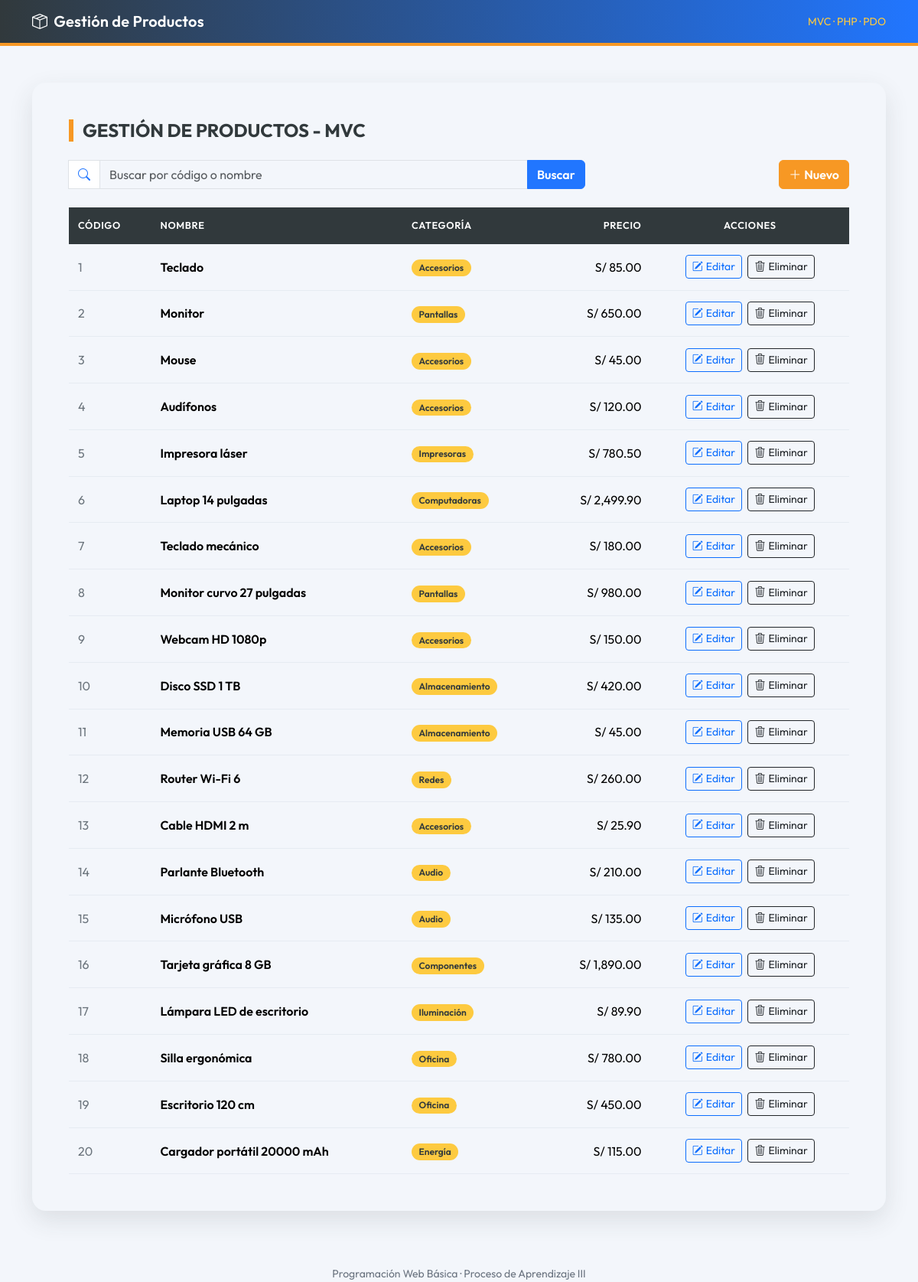
The page / on the database its author committed.
### tables this page shows
CREATE TABLE productos (
    id        INT AUTO_INCREMENT PRIMARY KEY,
    nombre    VARCHAR(100)  NOT NULL,
    categoria VARCHAR(80)   NOT NULL,
    precio    DECIMAL(10,2) NOT NULL
);

### controllers/ProductoController.php (called while the page is built, shortened)
<?php
class ProductoController
{
    private Producto $modelo;
    public function __construct()
    {
        $this->modelo = new Producto();
    }
    public function listar(): void
    {
        $this->renderizar('productos/listar', [
            'titulo'    => 'Listado de productos',
            'productos' => $this->modelo->listar(),
            'busqueda'  => '',
        ]);
    }
    private function renderizar(string $vista, array $datos = []): void
    {
        extract($datos);
        require __DIR__ . '/../views/layout/cabecera.php';
        require __DIR__ . '/../views/' . $vista . '.php';
        require __DIR__ . '/../views/layout/pie.php';
    }
}

### index.php (called while the page is built, shortened)
<?php
require_once __DIR__ . '/config/app.php';
require_once __DIR__ . '/controllers/ProductoController.php';
$accion = $_REQUEST['accion'] ?? 'listar';
$controlador = new ProductoController();
$controlador->$accion();

### config/app.php (called while the page is built, shortened)
<?php
function e(?string $texto): string
{
    return htmlspecialchars((string) $texto, ENT_QUOTES, 'UTF-8');
}

### models/Producto.php (called while the page is built, shortened)
<?php
class Producto
{
    private PDO $db;
    public function __construct()
    {
        $this->db = Database::getConnection();
    }
    public function listar(): array
    {
        $sql = 'SELECT id, nombre, categoria, precio FROM productos ORDER BY id ASC';
        return $this->db->query($sql)->fetchAll();
    }
}

### views/productos/listar.php (the view, shortened to what this page needs)
<div class="row g-3 align-items-center mb-4">
    <div class="col-lg-8">
        <form method="get" action="index.php" class="input-group">
            <span class="input-group-text"><i class="bi bi-search"></i></span>
            <input type="text" name="q" class="form-control" placeholder="Buscar por código o nombre"
                   value="<?= e($busqueda) ?>" required aria-label="Buscar producto">
            <button type="submit" class="btn btn-primario">Buscar</button>
        </form>
    </div>
    <div class="col-lg-4 text-lg-end">
        <a class="btn btn-accion" href="index.php?accion=nuevo">
            <i class="bi bi-plus-lg me-1"></i>Nuevo
        </a>
    </div>
</div>
<?php if (empty($productos)): ?>
    <div class="alert alert-info d-flex align-items-center" role="alert">
        <i class="bi bi-info-circle-fill me-2"></i>
        <div>
            <?php if ($busqueda !== ''): ?>
                No se encontraron productos que coincidan con la búsqueda.
            <?php else: ?>
                No hay productos registrados. Use «Nuevo» para agregar uno.
            <?php endif; ?>
        </div>
    </div>
<?php else: ?>
    <div class="table-responsive">
        <table class="table tabla-productos align-middle mb-0">
            <thead>
                <tr>
                    <th scope="col">Código</th>
                    <th scope="col">Nombre</th>
                    <th scope="col">Categoría</th>
                    <th scope="col" class="text-end">Precio</th>
                    <th scope="col" class="text-center">Acciones</th>
                </tr>
            </thead>
            <tbody>
            <?php foreach ($productos as $p): ?>
                <tr>
                    <td class="text-secondary"><?= (int) $p['id'] ?></td>
                    <td class="fw-semibold"><?= e($p['nombre']) ?></td>
                    <td><span class="badge badge-categoria"><?= e($p['categoria']) ?></span></td>
                    <td class="text-end">S/ <?= number_format((float) $p['precio'], 2) ?></td>
                    <td class="text-center text-nowrap">
                        <a class="btn btn-sm btn-outline-primary me-1"
                           href="index.php?accion=editar&amp;id=<?= (int) $p['id'] ?>">
                            <i class="bi bi-pencil-square me-1"></i>Editar
                        </a>
                        <form method="post" action="index.php?accion=eliminar" class="d-inline"
                              onsubmit="return confirm('¿Desea eliminar este producto? Esta acción no se puede deshacer.');">
                            <button type="submit" class="btn btn-sm btn-outline-dark">
                                <i class="bi bi-trash3 me-1"></i>Eliminar
                            </button>
                        </form>
                    </td>
                </tr>
            <?php endforeach; ?>
            </tbody>
        </table>
    </div>
<?php endif; ?>

### views/layout/cabecera.php (shortened to what this page needs)
<!DOCTYPE html>
<html lang="es">
<head>
    <link href="https://cdn.jsdelivr.net/npm/bootstrap@5.3.3/dist/css/bootstrap.min.css" rel="stylesheet">
    <link href="https://cdn.jsdelivr.net/npm/bootstrap-icons@1.11.3/font/bootstrap-icons.min.css" rel="stylesheet">
    <link href="css/estilos.css" rel="stylesheet">
</head>
<body>
<nav class="navbar navbar-dark navbar-marca">
    <div class="container">
        <span class="navbar-brand d-flex align-items-center">
            <i class="bi bi-box-seam me-2"></i>Gestión de Productos
        </span>
        <span class="navbar-text small">MVC · PHP · PDO</span>
    </div>
</nav>
<main class="container py-4 py-lg-5">
    <div class="card tarjeta">
        <div class="card-body p-4 p-lg-5">
            <h1 class="titulo-principal mb-4">GESTIÓN DE PRODUCTOS - MVC</h1>

### views/layout/pie.php
        </div>
    </div>
</main>
<footer class="text-center small pie-pagina">Programación Web Básica · Proceso de Aprendizaje III</footer>
</body>
</html>

### css/estilos.css (style rules this page uses)
:root { --bs-primary: #2176FF; --bs-primary-rgb: 33, 118, 255; --bs-info: #33A1FD; --bs-warning: #FDCA40; --bs-dark: #31393C; --bs-dark-rgb: 49, 57, 60; --bs-body-color: #31393C; --bs-body-bg: #F3F6FB; --bs-body-font-family: 'Outfit', system-ui, -apple-system, 'Segoe UI', sans-serif; --azul-oscuro: #1B63D9; --naranja-oscuro: #E0841A; }
body { font-family: var(--bs-body-font-family); }
.navbar-marca { background: linear-gradient(90deg, #31393C 0%, #2176FF 100%); border-bottom: 4px solid #F79824; }
.navbar-marca .navbar-brand { font-weight: 600; letter-spacing: .2px; }
.navbar-marca .navbar-text { color: #FDCA40; }
.tarjeta { border: 0; border-radius: 18px; box-shadow: 0 12px 32px rgba(49, 57, 60, .12); }
.titulo-principal { font-size: 1.5rem; font-weight: 700; color: #31393C; border-left: 6px solid #F79824; padding-left: 12px; }
.btn-primario { --bs-btn-color: #fff; --bs-btn-bg: #2176FF; --bs-btn-border-color: #2176FF; --bs-btn-hover-color: #fff; --bs-btn-hover-bg: var(--azul-oscuro); --bs-btn-hover-border-color: var(--azul-oscuro); --bs-btn-active-bg: var(--azul-oscuro); --bs-btn-active-border-color: var(--azul-oscuro); font-weight: 600; }
.btn-accion { --bs-btn-color: #fff; --bs-btn-bg: #F79824; --bs-btn-border-color: #F79824; --bs-btn-hover-color: #fff; --bs-btn-hover-bg: var(--naranja-oscuro); --bs-btn-hover-border-color: var(--naranja-oscuro); font-weight: 600; }
.input-group-text { background: #fff; color: #2176FF; }
.tabla-productos thead th { background: #31393C; color: #fff; font-size: .8rem; font-weight: 600; text-transform: uppercase; letter-spacing: .05em; border: 0; padding: .9rem .75rem; }
.tabla-productos tbody td { padding: .9rem .75rem; border-color: #E6EBF2; }
.badge-categoria { background: #FDCA40; color: #31393C; font-weight: 600; border-radius: 999px; padding: .4em .8em; }
.pie-pagina { color: #6B7480; padding: 1.5rem 0 0; }

### rows shown on the page
productos: id "1", nombre "Teclado", categoria "Accesorios", precio "85.00"
productos: id "2", nombre "Monitor", categoria "Pantallas", precio "650.00"
productos: id "3", nombre "Mouse", categoria "Accesorios", precio "45.00"
productos: id "4", nombre "Audífonos", categoria "Accesorios", precio "120.00"
productos: id "5", nombre "Impresora láser", categoria "Impresoras", precio "780.50"
productos: id "6", nombre "Laptop 14 pulgadas", categoria "Computadoras", precio "2,499.90"
productos: id "7", nombre "Teclado mecánico", categoria "Accesorios", precio "180.00"
productos: id "8", nombre "Monitor curvo 27 pulgadas", categoria "Pantallas", precio "980.00"
productos: id "9", nombre "Webcam HD 1080p", categoria "Accesorios", precio "150.00"
productos: id "10", nombre "Disco SSD 1 TB", categoria "Almacenamiento", precio "420.00"
productos: id "11", nombre "Memoria USB 64 GB", categoria "Almacenamiento", precio "45.00"
productos: id "12", nombre "Router Wi-Fi 6", categoria "Redes", precio "260.00"
productos: id "13", nombre "Cable HDMI 2 m", categoria "Accesorios", precio "25.90"
productos: id "14", nombre "Parlante Bluetooth", categoria "Audio", precio "210.00"
productos: id "15", nombre "Micrófono USB", categoria "Audio", precio "135.00"
productos: id "16", nombre "Tarjeta gráfica 8 GB", categoria "Componentes", precio "1,890.00"
productos: id "17", nombre "Lámpara LED de escritorio", categoria "Iluminación", precio "89.90"
productos: id "18", nombre "Silla ergonómica", categoria "Oficina", precio "780.00"
productos: id "19", nombre "Escritorio 120 cm", categoria "Oficina", precio "450.00"
productos: id "20", nombre "Cargador portátil 20000 mAh", categoria "Energía", precio "115.00"
